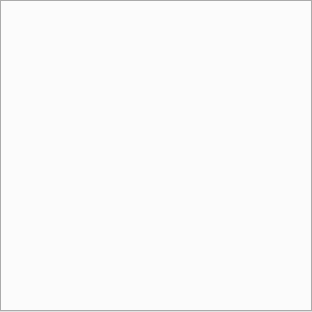
<?xml version="1.0" encoding="UTF-8"?>
<ui version="4.0">
 <class>InventoryEditor</class>
 <widget class="QWidget" name="InventoryEditor">
  <property name="geometry">
   <rect>
    <x>0</x>
    <y>0</y>
    <width>312</width>
    <height>312</height>
   </rect>
  </property>
  <property name="sizePolicy">
   <sizepolicy hsizetype="Expanding" vsizetype="Expanding">
    <horstretch>0</horstretch>
    <verstretch>0</verstretch>
   </sizepolicy>
  </property>
  <property name="windowTitle">
   <string>InventoryEditor</string>
  </property>
  <layout class="QGridLayout" name="gridLayout">
   <property name="leftMargin">
    <number>0</number>
   </property>
   <property name="topMargin">
    <number>0</number>
   </property>
   <property name="rightMargin">
    <number>0</number>
   </property>
   <property name="bottomMargin">
    <number>0</number>
   </property>
   <item row="0" column="0">
    <widget class="QTabWidget" name="tabWidget">
     <property name="currentIndex">
      <number>-1</number>
     </property>
    </widget>
   </item>
  </layout>
 </widget>
 <layoutdefault spacing="6" margin="11"/>
 <resources/>
 <connections/>
</ui>
